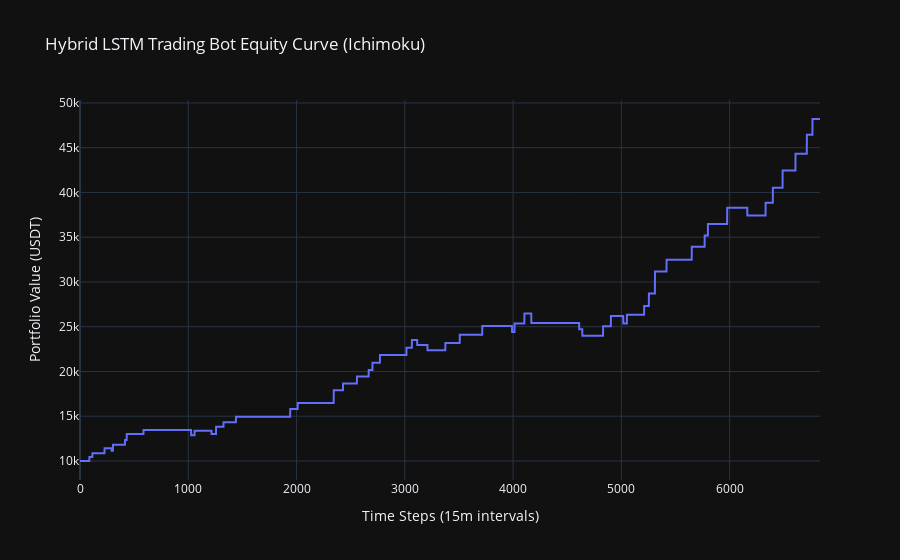

Notebook cell for this chart:
### Code cell
if 'model' in locals() and model is not None and trades:
    final_capital = equity_curve[-1]
    trades_df = pd.DataFrame(trades)
    
    total_return = (final_capital - INITIAL_CAPITAL) / INITIAL_CAPITAL * 100
    num_trades = len(trades_df)
    wins = trades_df[trades_df['profit'] > 0]
    win_rate = len(wins) / num_trades if num_trades > 0 else 0
    profit_factor = abs(wins['profit'].sum() / trades_df[trades_df['profit'] <= 0]['profit'].sum()) if trades_df[trades_df['profit'] <= 0]['profit'].sum() != 0 else np.inf

    equity_s = pd.Series(equity_curve)
    mdd = abs((equity_s / equity_s.cummax() - 1).min()) * 100

    print("\n--- Hybrid Backtest Results (Ichimoku Strategy) ---")
    print(f"Final Capital: ${final_capital:,.2f}")
    print(f"Total Return: {total_return:.2f}%")
    print("-" * 25)
    print(f"Total Trades: {num_trades} (AI Filtered)")
    print(f"Win Rate: {win_rate:.2%}")
    print(f"Profit Factor: {profit_factor:.2f}")
    print(f"Max Drawdown (MDD): {mdd:.2f}%")
    print("-" * 25)

    fig = go.Figure()
    fig.add_trace(go.Scatter(x=list(range(len(equity_curve))), y=equity_curve, mode='lines', name='Equity Curve'))
    fig.update_layout(title='Hybrid LSTM Trading Bot Equity Curve (Ichimoku)', xaxis_title=f'Time Steps ({timeframe} intervals)', yaxis_title='Portfolio Value (USDT)', template='plotly_dark')
    fig.show()

else:
    print("\n--- Backtest Results ---")
    print("No trades were executed. Try adjusting the PROB_THRESHOLD or the core strategy.")

### Figure 1 — Plotly figure (JSON) as saved in the notebook; plotly's stock layout.template omitted (floating-point values rounded to 4 significant figures; data arrays with more than 128 entries replaced by an {"elided": "..."} marker saying what was removed)
{"data": [{"mode": "lines", "name": "Equity Curve", "type": "scatter", "x": {"elided": "6836 int values"}, "y": {"elided": "6836 float values"}}], "layout": {"title": {"text": "Hybrid LSTM Trading Bot Equity Curve (Ichimoku)"}, "xaxis": {"title": {"text": "Time Steps (15m intervals)"}}, "yaxis": {"title": {"text": "Portfolio Value (USDT)"}}}}
